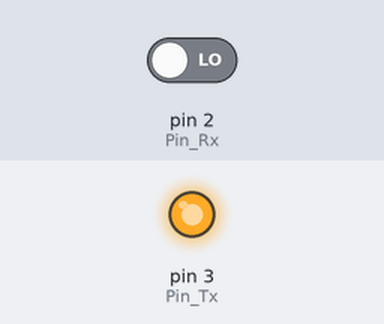
Recording of a sketch running on a simulated Arduino Uno, built with avr-gcc and run on an emulated ATmega328P. Parts: output pins drawn as LEDs (lit = HIGH). The test bench sets the inputs (shaded band); at power-on: pin 2 (Pin_Rx) LOW.

Above: at 0.9 s.
At 2.07 s:
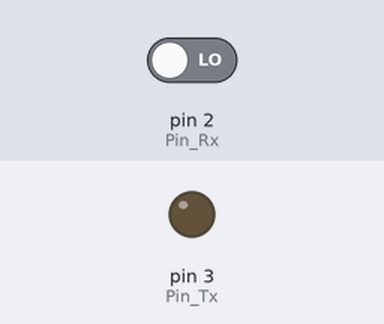
Timing chart, 0 to 3.0 s (numbered marks = the images above):
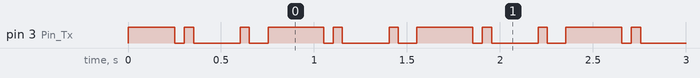

Measured:
- by itself, pin 3 (Pin_Tx): repeats every 0.80 s: HIGH 0.05 s, LOW 0.25 s, HIGH 0.05 s, LOW 0.10 s, HIGH 0.30 s, LOW 0.05 s

The sketch:

3B_COSTA_STEP5.1.ino
```cpp
//Pin utilizzato
#define Pin_Tx 3  //Output scelto da Arduino
#define Pin_Rx 2  //Input scelto da Arduino

//Variabili di Trama
#define S 2
#define N 8
#define P 'E'
#define Tb 50
#define attesa 200

//Variabili d'Appoggio
char car = 'A';
unsigned long Tempo = 0;  //Variabile per memorizzare il tempo
bool impegno = true; //variabile per verificare se automa sta trasmettendo
char dato1 = '\0';

void setup() {
  pinMode(Pin_Tx, OUTPUT);
  pinMode(Pin_Rx, INPUT);
  digitalWrite(Pin_Tx, HIGH); //Inizio IDLE
  Serial.begin(9600);
}

bool txByte(char car);  //Prototipo Tx
char rxByte();  //Prototipo Rx

void loop() {
  //TRASMISSIONE
  if (impegno == true)
  {
    impegno = txByte(car);
  }
  else if (millis() > (attesa + Tb))
  {
    Tempo += attesa;
    impegno = true;
  }

  //RICEZIONE
  if (rxByte() != '\0') {
    //Serial.print();
  }
}

bool txByte(char car) {
  //Variabili di Stato
  static int statoPresente = 0;
  static int statoFuturo = 0;

  static char carAus;
  static bool bit = false;
  static int i = 0;
  static bool parita;

  if (Tempo == 0 || millis() > Tempo + Tb) { //Intercettore che ha validita'  di 50 giorni
    switch (statoPresente) {
      case 0: // idle
        digitalWrite(Pin_Tx, HIGH);

        carAus = car;
        parita = false;
        statoFuturo = 1;
        impegno = false;
        break;

      case 1:
        Tempo = millis(); //porta tempo al ms attuale
        statoFuturo = 2;
        i = 0;
        impegno = true;

        digitalWrite(Pin_Tx, LOW);
        break;

      case 2:
        Tempo += Tb;
        bit = ((carAus & (1 << i)) != 0); //Estrazione bit dal byte
        parita ^= bit;  //Aggiorno la parità ogni volta
        i++;

        digitalWrite(Pin_Tx, bit); //stampa del bit

        if (i == N) {
          i = 0; //azzeramento variabile posizione bit

          if (P == 'N') {
            statoFuturo = 4;  //No bit di parità
          }
          else {
            statoFuturo = 3;
          }
        }

        impegno = true;
        break;

      case 3: // parita
        Tempo += Tb;

        if (P == 'O')
        {
          parita = !parita;
        }

        digitalWrite(Pin_Tx, parita);

        statoFuturo = 4;
        impegno = true;
        break;

      case 4: // stop
        Tempo += Tb;
        i++;

        digitalWrite(Pin_Tx, HIGH);

        if (i == S)
        {
          statoFuturo = 5;
        }

        impegno = true;
        break;

      case 5: //azzeramento
        statoFuturo = 0;
        break;
    }

    statoPresente = statoFuturo;
  }

  return impegno;
}

char rxByte() {
  //Variabili di Stato
  static int statoPresente_Rx = 0;
  static int statoFuturo_Rx = 0;

  static bool bit = false;
  static bool bitPrecedente = false;
  static int k = 0;
  static bool parita_Rx;
  static char datoCat = 0;

  bool ricevuto = false;

  bit = digitalRead(Pin_Rx); //prendo valore del bit

  switch (statoPresente_Rx) {
    case 0:
      if ((bitPrecedente) && (!bit)) {
        statoFuturo_Rx = 1;
      }

      break;

    case 1:
      if (bit) { //Se ho avuto un disturbo, rumore
        statoFuturo_Rx = 0;
      }
      else {
        statoFuturo_Rx = 2;
        k = 0;
        parita_Rx = false;
      }

      break;

    case 2:
      datoCat = ((bit) ? 1 : 0) << k; //ricezione del bit
      parita_Rx ^= bit; //Aggiorno la parità ogni volta
      k++;

      if (k == N) {
        k = 0;

        if (P == 'N') {
            statoFuturo_Rx = 4; //No bit di parita'
          }
          else {
            statoFuturo_Rx = 3;
          }
      }

      break;

    case 3:
      if (P == 'O') {
        parita_Rx = !parita_Rx;
      }

      if (parita_Rx != digitalRead(Pin_Rx)) { //confronto tra le parita'
        datoCat = '\0';
      }

      statoFuturo_Rx = 4;
      break;

    case 4:
      if (!bit) {
        datoCat = '\0';
        k++;
      }

      if(k == S) {
        statoFuturo_Rx = 0;
        ricevuto = true; //carattere ricevuto
      }

      break;
  }

  statoPresente_Rx = statoFuturo_Rx;  //Aggiornamento stato
  bitPrecedente = bit;  //Aggiornamento bit

  if(ricevuto) {
    dato1 = datoCat;
  }

  return dato1;
}
```
